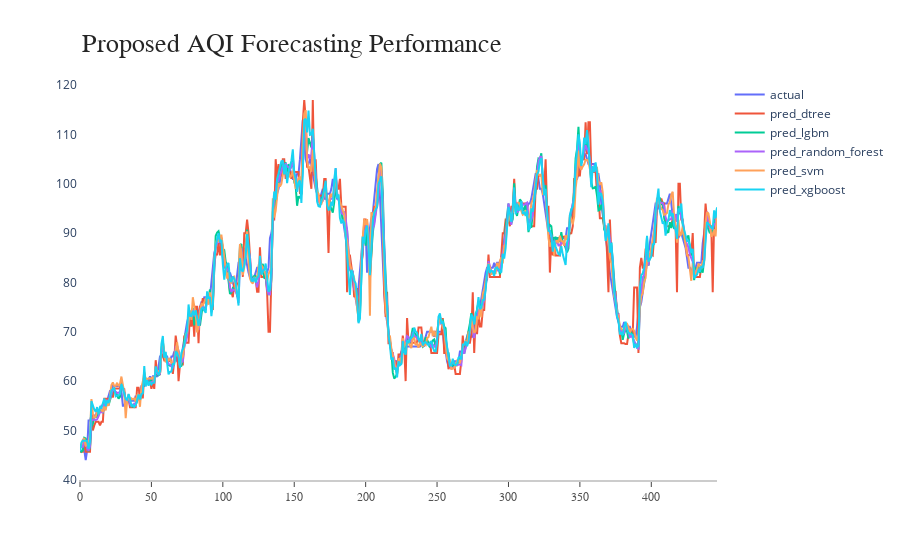

The code cell stored with this chart in its notebook:
### Markdown cell above
## Result for full data

### Code cell
title = 'AQI Forecasting Performance'

labels = result.columns.values

x_data = result.index.values

fig = go.Figure()


fig.add_trace(go.Scatter(x=x_data, y=result['actual'], mode='lines',
                         name='actual',
                         connectgaps=True,
                         ))

for col_name in result.loc[:, result.columns != 'actual'].columns:
    fig.add_trace(go.Scatter(x=x_data, y=result[col_name], mode='lines',
                             name=col_name,
                             connectgaps=True,
                             ))

fig.update_layout(
    xaxis=dict(
        showline=True,
        showgrid=False,
        showticklabels=True,
        linecolor='rgb(204, 204, 204)',
        linewidth=2,
        ticks='outside',
        tickfont=dict(
            family='Arial',
            size=12,
            color='rgb(82, 82, 82)',
        ),
    ),
    yaxis=dict(
        showgrid=False,
        zeroline=False,
        showline=True,
        showticklabels=True,
    ),
    autosize=True,
    margin=dict(
        autoexpand=True,
        l=80,
        r=20,
        t=80,
    ),
    showlegend=True,
    plot_bgcolor='white'
)

annotations = []

annotations.append(dict(xref='paper', yref='paper', x=0.0, y=1.05,
                        xanchor='left', yanchor='bottom',
                        text='Proposed AQI Forecasting Performance',
                        font=dict(family='Arial',
                                  size=26,
                                  color='rgb(37,37,37)'),
                        showarrow=False))

fig.update_layout(annotations=annotations)

### Figure 1 — Plotly figure (JSON) as saved in the notebook; plotly's stock layout.template omitted (floating-point values rounded to 4 significant figures; data arrays with more than 128 entries replaced by an {"elided": "..."} marker saying what was removed)
{"data": [{"connectgaps": true, "mode": "lines", "name": "actual", "type": "scatter", "x": {"elided": "447 int values"}, "y": {"elided": "447 int values"}}, {"connectgaps": true, "mode": "lines", "name": "pred_dtree", "type": "scatter", "x": {"elided": "447 int values"}, "y": {"elided": "447 float values"}}, {"connectgaps": true, "mode": "lines", "name": "pred_lgbm", "type": "scatter", "x": {"elided": "447 int values"}, "y": {"elided": "447 float values"}}, {"connectgaps": true, "mode": "lines", "name": "pred_random_forest", "type": "scatter", "x": {"elided": "447 int values"}, "y": {"elided": "447 float values"}}, {"connectgaps": true, "mode": "lines", "name": "pred_svm", "type": "scatter", "x": {"elided": "447 int values"}, "y": {"elided": "447 float values"}}, {"connectgaps": true, "mode": "lines", "name": "pred_xgboost", "type": "scatter", "x": {"elided": "447 int values"}, "y": {"elided": "447 float values"}}], "layout": {"annotations": [{"font": {"color": "rgb(37,37,37)", "family": "Arial", "size": 26}, "showarrow": false, "text": "Proposed AQI Forecasting Performance", "x": 0, "xanchor": "left", "xref": "paper", "y": 1.05, "yanchor": "bottom", "yref": "paper"}], "autosize": true, "margin": {"autoexpand": true, "l": 80, "r": 20, "t": 80}, "plot_bgcolor": "white", "showlegend": true, "xaxis": {"linecolor": "rgb(204, 204, 204)", "linewidth": 2, "showgrid": false, "showline": true, "showticklabels": true, "tickfont": {"color": "rgb(82, 82, 82)", "family": "Arial", "size": 12}, "ticks": "outside"}, "yaxis": {"showgrid": false, "showline": true, "showticklabels": true, "zeroline": false}}}
